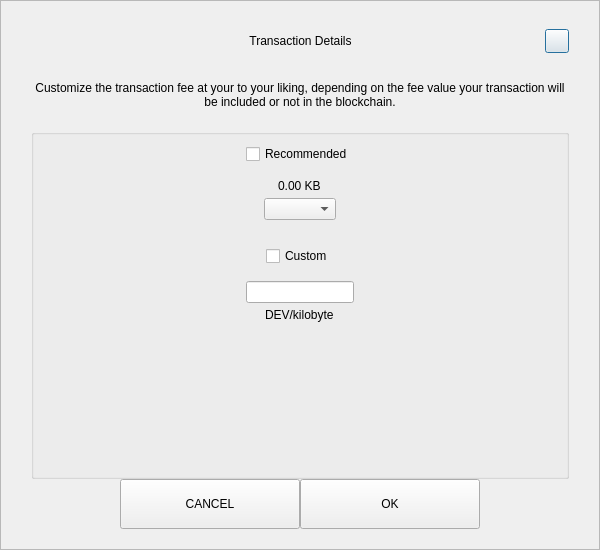
<?xml version="1.0" encoding="UTF-8"?>
<ui version="4.0">
 <class>SendCustomFeeDialog</class>
 <widget class="QDialog" name="SendCustomFeeDialog">
  <property name="geometry">
   <rect>
    <x>0</x>
    <y>0</y>
    <width>600</width>
    <height>550</height>
   </rect>
  </property>
  <property name="windowTitle">
   <string>Form</string>
  </property>
  <layout class="QVBoxLayout" name="verticalLayout_3">
   <property name="spacing">
    <number>0</number>
   </property>
   <property name="leftMargin">
    <number>0</number>
   </property>
   <property name="topMargin">
    <number>0</number>
   </property>
   <property name="rightMargin">
    <number>0</number>
   </property>
   <property name="bottomMargin">
    <number>0</number>
   </property>
   <item>
    <widget class="QFrame" name="frame">
     <property name="styleSheet">
      <string notr="true"/>
     </property>
     <property name="frameShape">
      <enum>QFrame::StyledPanel</enum>
     </property>
     <property name="frameShadow">
      <enum>QFrame::Raised</enum>
     </property>
     <layout class="QVBoxLayout" name="verticalLayout_2">
      <property name="spacing">
       <number>0</number>
      </property>
      <property name="leftMargin">
       <number>30</number>
      </property>
      <property name="topMargin">
       <number>20</number>
      </property>
      <property name="rightMargin">
       <number>30</number>
      </property>
      <property name="bottomMargin">
       <number>20</number>
      </property>
      <item>
       <layout class="QHBoxLayout" name="horizontalLayout_3">
        <property name="spacing">
         <number>0</number>
        </property>
        <item>
         <spacer name="horizontalSpacer_21">
          <property name="orientation">
           <enum>Qt::Horizontal</enum>
          </property>
          <property name="sizeHint" stdset="0">
           <size>
            <width>40</width>
            <height>20</height>
           </size>
          </property>
         </spacer>
        </item>
        <item>
         <widget class="QLabel" name="labelTitle">
          <property name="minimumSize">
           <size>
            <width>0</width>
            <height>40</height>
           </size>
          </property>
          <property name="maximumSize">
           <size>
            <width>16777215</width>
            <height>40</height>
           </size>
          </property>
          <property name="styleSheet">
           <string notr="true">padding-left:24px;</string>
          </property>
          <property name="text">
           <string>Transaction Details</string>
          </property>
          <property name="alignment">
           <set>Qt::AlignCenter</set>
          </property>
          <property name="margin">
           <number>7</number>
          </property>
         </widget>
        </item>
        <item>
         <spacer name="horizontalSpacer">
          <property name="orientation">
           <enum>Qt::Horizontal</enum>
          </property>
          <property name="sizeHint" stdset="0">
           <size>
            <width>40</width>
            <height>20</height>
           </size>
          </property>
         </spacer>
        </item>
        <item>
         <widget class="QPushButton" name="btnEsc">
          <property name="minimumSize">
           <size>
            <width>24</width>
            <height>24</height>
           </size>
          </property>
          <property name="maximumSize">
           <size>
            <width>24</width>
            <height>24</height>
           </size>
          </property>
          <property name="text">
           <string/>
          </property>
         </widget>
        </item>
       </layout>
      </item>
      <item>
       <spacer name="verticalSpacer_2">
        <property name="orientation">
         <enum>Qt::Vertical</enum>
        </property>
        <property name="sizeType">
         <enum>QSizePolicy::Fixed</enum>
        </property>
        <property name="sizeHint" stdset="0">
         <size>
          <width>20</width>
          <height>20</height>
         </size>
        </property>
       </spacer>
      </item>
      <item>
       <widget class="QLabel" name="labelMessage">
        <property name="text">
         <string>Customize the transaction fee at your to your liking, depending on the fee value your transaction will be included or not in the blockchain.</string>
        </property>
        <property name="alignment">
         <set>Qt::AlignCenter</set>
        </property>
        <property name="wordWrap">
         <bool>true</bool>
        </property>
       </widget>
      </item>
      <item>
       <spacer name="verticalSpacer_3">
        <property name="orientation">
         <enum>Qt::Vertical</enum>
        </property>
        <property name="sizeType">
         <enum>QSizePolicy::Fixed</enum>
        </property>
        <property name="sizeHint" stdset="0">
         <size>
          <width>20</width>
          <height>20</height>
         </size>
        </property>
       </spacer>
      </item>
      <item>
       <widget class="QGroupBox" name="groupBox">
        <property name="title">
         <string/>
        </property>
        <layout class="QVBoxLayout" name="verticalLayout">
         <property name="leftMargin">
          <number>12</number>
         </property>
         <property name="rightMargin">
          <number>12</number>
         </property>
         <item>
          <layout class="QVBoxLayout" name="verticalLayout_4">
           <property name="spacing">
            <number>5</number>
           </property>
           <item alignment="Qt::AlignHCenter">
            <widget class="QCheckBox" name="checkBoxRecommended">
             <property name="text">
              <string>Recommended</string>
             </property>
            </widget>
           </item>
           <item>
            <spacer name="verticalSpacer_5">
             <property name="orientation">
              <enum>Qt::Vertical</enum>
             </property>
             <property name="sizeType">
              <enum>QSizePolicy::Fixed</enum>
             </property>
             <property name="sizeHint" stdset="0">
              <size>
               <width>20</width>
               <height>10</height>
              </size>
             </property>
            </spacer>
           </item>
           <item alignment="Qt::AlignHCenter">
            <widget class="QLabel" name="labelFee">
             <property name="text">
              <string>0.00 KB</string>
             </property>
            </widget>
           </item>
           <item alignment="Qt::AlignHCenter">
            <widget class="QComboBox" name="comboBoxRecommended"/>
           </item>
          </layout>
         </item>
         <item>
          <spacer name="verticalSpacer">
           <property name="orientation">
            <enum>Qt::Vertical</enum>
           </property>
           <property name="sizeType">
            <enum>QSizePolicy::Fixed</enum>
           </property>
           <property name="sizeHint" stdset="0">
            <size>
             <width>20</width>
             <height>20</height>
            </size>
           </property>
          </spacer>
         </item>
         <item>
          <layout class="QVBoxLayout" name="verticalLayout_5">
           <property name="spacing">
            <number>5</number>
           </property>
           <item alignment="Qt::AlignHCenter">
            <widget class="QCheckBox" name="checkBoxCustom">
             <property name="text">
              <string>Custom</string>
             </property>
            </widget>
           </item>
           <item>
            <spacer name="verticalSpacer_6">
             <property name="orientation">
              <enum>Qt::Vertical</enum>
             </property>
             <property name="sizeType">
              <enum>QSizePolicy::Fixed</enum>
             </property>
             <property name="sizeHint" stdset="0">
              <size>
               <width>20</width>
               <height>10</height>
              </size>
             </property>
            </spacer>
           </item>
           <item alignment="Qt::AlignHCenter">
            <widget class="QLineEdit" name="lineEditCustomFee"/>
           </item>
           <item alignment="Qt::AlignHCenter">
            <widget class="QLabel" name="labelCustomFee">
             <property name="text">
              <string>DEV/kilobyte</string>
             </property>
            </widget>
           </item>
          </layout>
         </item>
         <item>
          <spacer name="verticalSpacer_4">
           <property name="orientation">
            <enum>Qt::Vertical</enum>
           </property>
           <property name="sizeHint" stdset="0">
            <size>
             <width>20</width>
             <height>40</height>
            </size>
           </property>
          </spacer>
         </item>
        </layout>
       </widget>
      </item>
      <item>
       <layout class="QHBoxLayout" name="horizontalLayout" stretch="1,2,2,1">
        <item>
         <spacer name="horizontalSpacer1">
          <property name="orientation">
           <enum>Qt::Horizontal</enum>
          </property>
          <property name="sizeHint" stdset="0">
           <size>
            <width>40</width>
            <height>20</height>
           </size>
          </property>
         </spacer>
        </item>
        <item>
         <widget class="QPushButton" name="btnCancel">
          <property name="minimumSize">
           <size>
            <width>180</width>
            <height>50</height>
           </size>
          </property>
          <property name="focusPolicy">
           <enum>Qt::NoFocus</enum>
          </property>
          <property name="text">
           <string>CANCEL</string>
          </property>
         </widget>
        </item>
        <item>
         <widget class="QPushButton" name="btnSave">
          <property name="minimumSize">
           <size>
            <width>180</width>
            <height>50</height>
           </size>
          </property>
          <property name="focusPolicy">
           <enum>Qt::NoFocus</enum>
          </property>
          <property name="text">
           <string>OK</string>
          </property>
         </widget>
        </item>
        <item>
         <spacer name="horizontalSpacer_2">
          <property name="orientation">
           <enum>Qt::Horizontal</enum>
          </property>
          <property name="sizeHint" stdset="0">
           <size>
            <width>40</width>
            <height>20</height>
           </size>
          </property>
         </spacer>
        </item>
       </layout>
      </item>
     </layout>
    </widget>
   </item>
  </layout>
 </widget>
 <resources/>
 <connections/>
</ui>
